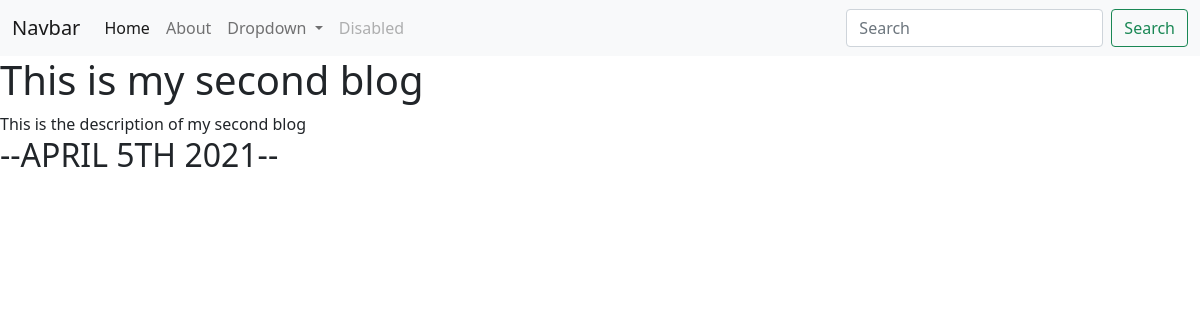
The app's page /blog/2/ with its own data.
### blog/models.py (models this page shows, shortened)
class Blog(models.Model):
    title = models.CharField(max_length=200)
    description = models.TextField()
    date = models.DateField()

### blog/views.py (the view)
# urls.py: path('<int:blog_id>/' , views.detail , name='detail')
def detail(request, blog_id):
    blog = get_object_or_404(Blog, pk=blog_id)
    return render(request , 'blog/detail.html', {'blog': blog})

### blog/templates/blog/detail.html
{% extends 'portfolio/base.html' %}
{% block content %}
<h1>{{ blog.title }}</h1>
{{ blog.description|safe }}
<h2>--{{blog.date|date:'F jS Y'|upper}}--</h2>
{% endblock %}

### records on screen
Blog: title "This is my second blog", description "This is the description of my second blog", date "APRIL 5TH 2021"
